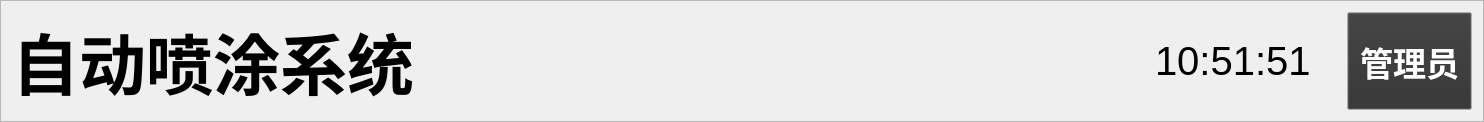
     <widget class="QFrame" name="frame_2">
      <property name="frameShape">
       <enum>QFrame::StyledPanel</enum>
      </property>
      <property name="frameShadow">
       <enum>QFrame::Raised</enum>
      </property>
      <layout class="QHBoxLayout" name="horizontalLayout_2">
       <item>
        <widget class="QLabel" name="lbl_Title">
         <property name="maximumSize">
          <size>
           <width>500</width>
           <height>300</height>
          </size>
         </property>
         <property name="font">
          <font>
           <pointsize>50</pointsize>
           <weight>75</weight>
           <bold>true</bold>
          </font>
         </property>
         <property name="text">
          <string>自动喷涂系统</string>
         </property>
        </widget>
       </item>
       <item>
        <spacer name="horizontalSpacer">
         <property name="orientation">
          <enum>Qt::Horizontal</enum>
         </property>
         <property name="sizeHint" stdset="0">
          <size>
           <width>735</width>
           <height>17</height>
          </size>
         </property>
        </spacer>
       </item>
       <item>
        <widget class="QLabel" name="lbl_Time">
         <property name="maximumSize">
          <size>
           <width>180</width>
           <height>16777215</height>
          </size>
         </property>
         <property name="font">
          <font>
           <pointsize>30</pointsize>
          </font>
         </property>
         <property name="text">
          <string>10:51:51</string>
         </property>
        </widget>
       </item>
       <item>
        <spacer name="horizontalSpacer_4">
         <property name="orientation">
          <enum>Qt::Horizontal</enum>
         </property>
         <property name="sizeType">
          <enum>QSizePolicy::Fixed</enum>
         </property>
         <property name="sizeHint" stdset="0">
          <size>
           <width>30</width>
           <height>20</height>
          </size>
         </property>
        </spacer>
       </item>
       <item>
        <widget class="QToolButton" name="btn_LoginUser">
         <property name="sizePolicy">
          <sizepolicy hsizetype="Preferred" vsizetype="Preferred">
           <horstretch>0</horstretch>
           <verstretch>0</verstretch>
          </sizepolicy>
         </property>
         <property name="maximumSize">
          <size>
           <width>150</width>
           <height>16777215</height>
          </size>
         </property>
         <property name="palette">
          <palette>
           <active>
            <colorrole role="Button">
             <brush brushstyle="SolidPattern">
              <color alpha="255">
               <red>48</red>
               <green>47</green>
               <blue>47</blue>
              </color>
             </brush>
            </colorrole>
            <colorrole role="ButtonText">
             <brush brushstyle="SolidPattern">
              <color alpha="255">
               <red>255</red>
               <green>255</green>
               <blue>255</blue>
              </color>
             </brush>
            </colorrole>
            <colorrole role="Base">
             <brush brushstyle="SolidPattern">
              <color alpha="255">
               <red>190</red>
               <green>190</green>
               <blue>190</blue>
              </color>
             </brush>
            </colorrole>
           </active>
           <inactive>
            <colorrole role="Button">
             <brush brushstyle="SolidPattern">
              <color alpha="255">
               <red>48</red>
               <green>47</green>
               <blue>47</blue>
              </color>
             </brush>
            </colorrole>
            <colorrole role="ButtonText">
             <brush brushstyle="SolidPattern">
              <color alpha="255">
               <red>255</red>
               <green>255</green>
               <blue>255</blue>
              </color>
             </brush>
            </colorrole>
            <colorrole role="Base">
             <brush brushstyle="SolidPattern">
              <color alpha="255">
               <red>190</red>
               <green>190</green>
               <blue>190</blue>
              </color>
             </brush>
            </colorrole>
           </inactive>
           <disabled>
            <colorrole role="Button">
             <brush brushstyle="SolidPattern">
              <color alpha="255">
               <red>48</red>
               <green>47</green>
               <blue>47</blue>
              </color>
             </brush>
            </colorrole>
            <colorrole role="ButtonText">
             <brush brushstyle="SolidPattern">
              <color alpha="255">
               <red>190</red>
               <green>190</green>
               <blue>190</blue>
              </color>
             </brush>
            </colorrole>
            <colorrole role="Base">
             <brush brushstyle="SolidPattern">
              <color alpha="255">
               <red>48</red>
               <green>47</green>
               <blue>47</blue>
              </color>
             </brush>
            </colorrole>
           </disabled>
          </palette>
         </property>
         <property name="font">
          <font>
           <pointsize>25</pointsize>
           <weight>75</weight>
           <bold>true</bold>
          </font>
         </property>
         <property name="styleSheet">
          <string notr="true">:hover{background-color:rgb(211, 211, 211); color: black;border-radius:10px}</string>
         </property>
         <property name="text">
          <string>管理员</string>
         </property>
         <property name="icon">
          <iconset resource="../../Resources.qrc">
           <normaloff>:/Images/user.png</normaloff>:/Images/user.png</iconset>
         </property>
         <property name="iconSize">
          <size>
           <width>80</width>
           <height>80</height>
          </size>
         </property>
         <property name="popupMode">
          <enum>QToolButton::InstantPopup</enum>
         </property>
         <property name="toolButtonStyle">
          <enum>Qt::ToolButtonTextBesideIcon</enum>
         </property>
        </widget>
       </item>
      </layout>
     </widget>
